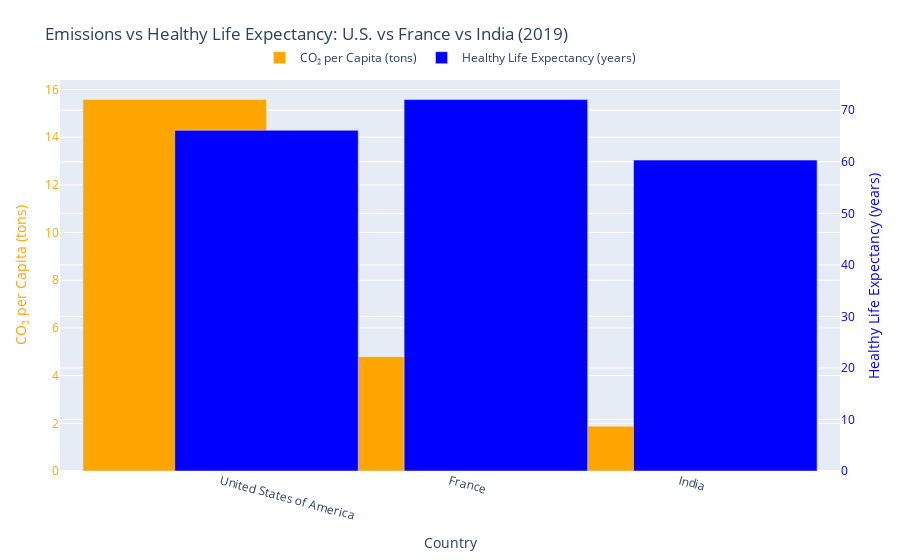

The code cell stored with this chart in its notebook:
### Markdown cell above
# Visualization 2. Emissions and Health in Selected Countries (2019)
 – Case comparison of a high emitter vs. a low emitter vs. a moderate emitter.

### Code cell
import pandas as pd
import plotly.graph_objects as go
import numpy as np

# 1) Data inladen en voorbereiden
co2 = pd.read_csv('owid-co2-data.csv', usecols=['country','year','co2_per_capita'])
hale = pd.read_csv('C64284D_ALL_LATEST.csv')

# Harmoniseren landnaam
co2['country'] = co2['country'].replace({'United States':'United States of America'})

# Filter Healthy life expectancy
hale = (
    hale.loc[
        (hale['IND_NAME']=='Healthy life expectancy (at birth)') &
        (hale['DIM_SEX']=='TOTAL'),
        ['GEO_NAME_SHORT','DIM_TIME','AMOUNT_N']
    ]
    .rename(columns={
        'GEO_NAME_SHORT':'country',
        'DIM_TIME':'year',
        'AMOUNT_N':'healthy_life_expectancy'
    })
)

# Jaar als int, merge en filter voor 2019 + geselecteerde landen
co2['year'] = co2['year'].astype(int)
hale['year'] = hale['year'].astype(int)
merged = pd.merge(co2, hale, on=['country','year'], how='inner')

countries = [
    'United States of America',
    'France',
    'India'
]

df2019 = (
    merged
    .query("year == 2019 and country in @countries")
    .set_index('country')
    .loc[countries]
    .reset_index()
)

# 2) X-waarden en barbreedte
x = np.arange(len(countries))
width = 0.4

# 3) Bouw de interactieve figuur
fig = go.Figure()

# CO₂ per Capita (linker y-as)
fig.add_trace(go.Bar(
    x=x - width/2,
    y=df2019['co2_per_capita'],
    name='CO₂ per Capita (tons)',
    marker_color='orange',
    yaxis='y1',
    hovertemplate='CO₂: %{y} ton<extra></extra>'
))

# Healthy Life Expectancy (rechter y-as)
fig.add_trace(go.Bar(
    x=x + width/2,
    y=df2019['healthy_life_expectancy'],
    name='Healthy Life Expectancy (years)',
    marker_color='blue',
    yaxis='y2',
    hovertemplate='Gezonde levensverwachting: %{y} jaar<extra></extra>'
))

# 4) Layout met dubbele y-as en styling gelijk aan matplotlib
fig.update_layout(
    title="Emissions vs Healthy Life Expectancy: U.S. vs France vs India (2019)",
    xaxis=dict(
        tickmode='array',
        tickvals=x,
        ticktext=countries,
        tickangle=15,
        title='Country'
    ),
    yaxis=dict(
        title='CO₂ per Capita (tons)',
        titlefont=dict(color='orange'),
        tickfont=dict(color='orange')
    ),
    yaxis2=dict(
        title='Healthy Life Expectancy (years)',
        titlefont=dict(color='blue'),
        tickfont=dict(color='blue'),
        overlaying='y',
        side='right'
    ),
    legend=dict(
        orientation='h',
        yanchor='bottom',
        y=1.02,
        x=0.5,
        xanchor='center'
    ),
    bargap=0.2,
    margin=dict(t=80, b=50, l=60, r=60)
)

# 5) Toon interactieve grafiek
fig.show()

# Optioneel: exporteer naar standalone HTML
# fig.write_html("emissions_health_2019.html", include_plotlyjs='cdn')

### Figure 1 — Plotly figure (JSON) as saved in the notebook; plotly's stock layout.template omitted (floating-point values rounded to 4 significant figures)
{"data": [{"hovertemplate": "CO₂: %{y} ton<extra></extra>", "marker": {"color": "orange"}, "name": "CO₂ per Capita (tons)", "type": "bar", "x": [-0.2, 0.8, 1.8], "y": [15.58, 4.793, 1.881], "yaxis": "y"}, {"hovertemplate": "Gezonde levensverwachting: %{y} jaar<extra></extra>", "marker": {"color": "blue"}, "name": "Healthy Life Expectancy (years)", "type": "bar", "x": [0.2, 1.2, 2.2], "y": [66.12, 72.08, 60.33], "yaxis": "y2"}], "layout": {"bargap": 0.2, "legend": {"orientation": "h", "x": 0.5, "xanchor": "center", "y": 1.02, "yanchor": "bottom"}, "margin": {"b": 50, "l": 60, "r": 60, "t": 80}, "title": {"text": "Emissions vs Healthy Life Expectancy: U.S. vs France vs India (2019)"}, "xaxis": {"tickangle": 15, "tickmode": "array", "ticktext": ["United States of America", "France", "India"], "tickvals": [0, 1, 2], "title": {"text": "Country"}}, "yaxis": {"tickfont": {"color": "orange"}, "title": {"font": {"color": "orange"}, "text": "CO₂ per Capita (tons)"}}, "yaxis2": {"overlaying": "y", "side": "right", "tickfont": {"color": "blue"}, "title": {"font": {"color": "blue"}, "text": "Healthy Life Expectancy (years)"}}}}
